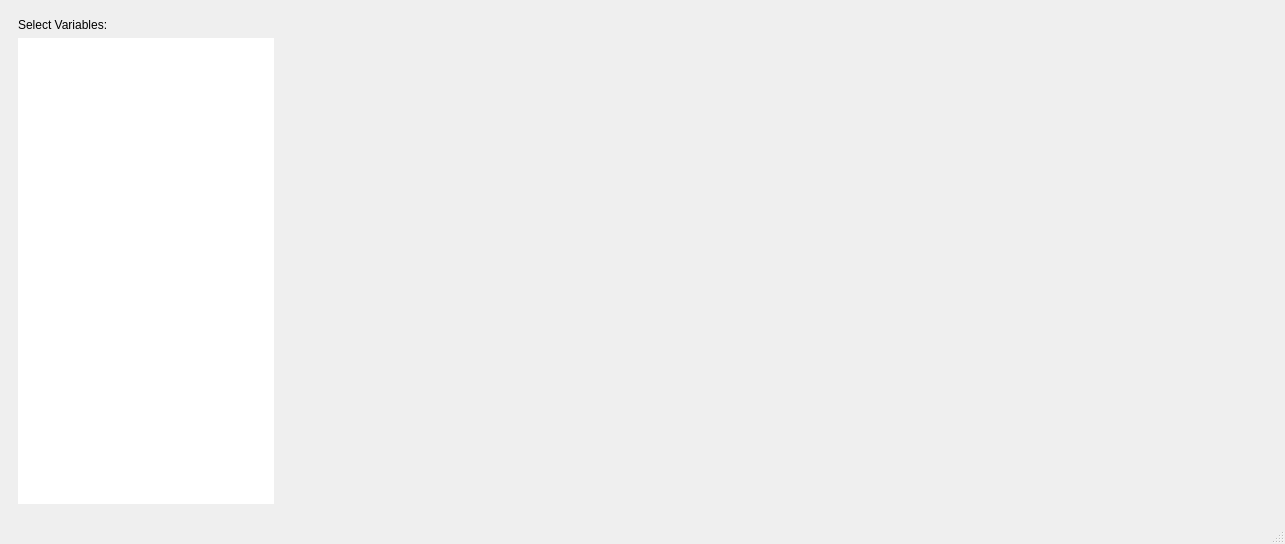
<?xml version="1.0" encoding="UTF-8"?>
<ui version="4.0">
 <class>correlation_app</class>
 <widget class="QMainWindow" name="correlation_app">
  <property name="geometry">
   <rect>
    <x>0</x>
    <y>0</y>
    <width>1285</width>
    <height>544</height>
   </rect>
  </property>
  <property name="windowTitle">
   <string>Correlations</string>
  </property>
  <widget class="QWidget" name="centralwidget">
   <layout class="QHBoxLayout" name="horizontalLayout" stretch="0,5,5">
    <item>
     <widget class="QFrame" name="list_frame">
      <property name="frameShape">
       <enum>QFrame::NoFrame</enum>
      </property>
      <property name="frameShadow">
       <enum>QFrame::Raised</enum>
      </property>
      <layout class="QVBoxLayout" name="verticalLayout">
       <item>
        <widget class="QLabel" name="label">
         <property name="text">
          <string>Select Variables:</string>
         </property>
        </widget>
       </item>
       <item>
        <widget class="QListView" name="variables_list">
         <property name="frameShape">
          <enum>QFrame::NoFrame</enum>
         </property>
         <property name="alternatingRowColors">
          <bool>true</bool>
         </property>
         <property name="wordWrap">
          <bool>true</bool>
         </property>
        </widget>
       </item>
      </layout>
     </widget>
    </item>
    <item>
     <widget class="QFrame" name="cor_mat_frame">
      <property name="frameShape">
       <enum>QFrame::NoFrame</enum>
      </property>
      <property name="frameShadow">
       <enum>QFrame::Raised</enum>
      </property>
     </widget>
    </item>
    <item>
     <widget class="QFrame" name="reg_frame">
      <property name="frameShape">
       <enum>QFrame::NoFrame</enum>
      </property>
      <property name="frameShadow">
       <enum>QFrame::Raised</enum>
      </property>
     </widget>
    </item>
   </layout>
  </widget>
  <widget class="QMenuBar" name="menubar">
   <property name="geometry">
    <rect>
     <x>0</x>
     <y>0</y>
     <width>1285</width>
     <height>26</height>
    </rect>
   </property>
  </widget>
  <widget class="QStatusBar" name="statusbar"/>
  <action name="actionSave_Scenario">
   <property name="text">
    <string>Save Scenario</string>
   </property>
  </action>
  <action name="actionLoad_Scenario">
   <property name="text">
    <string>Load Scenario</string>
   </property>
  </action>
 </widget>
 <resources/>
 <connections/>
</ui>
